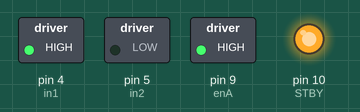
This sketch was run on a simulated Arduino Uno, built with avr-gcc and run on an emulated ATmega328P. Parts: switched loads named in the sketch (green lamp = pin HIGH), output pins drawn as LEDs (lit = HIGH).

Above: at 0.1 s.
Timing chart, 0 to 1.6 s (numbered marks = the images above):
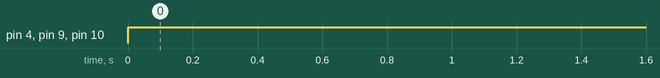

The sketch:

sketch_3301BASE.ino
```cpp
const int enA = 9;
const int in1 = 4;
const int in2 = 5;
const int STBY = 10;
const int pressurePin = A0;

void setup() {
  // put your setup code here, to run once:
  Serial.begin (9600);
  pinMode (STBY, OUTPUT) ;
  pinMode (enA, OUTPUT) ;
  pinMode(in1, OUTPUT) ;
  pinMode (in2, OUTPUT) ;
  // initialize motor
  digitalWrite(in1, LOW);
  digitalWrite(in2, LOW);

}

void loop() {
  // put your main code here, to run repeatedly:
  digitalWrite(in1, HIGH);
  digitalWrite(in2, LOW);
  analogWrite(enA, 255);
  digitalWrite(STBY, HIGH);

}
```

Measured:
- by itself, pin 4 (in1), pin 9 (enA), pin 10 (STBY): LOW → HIGH at 0.00 s
